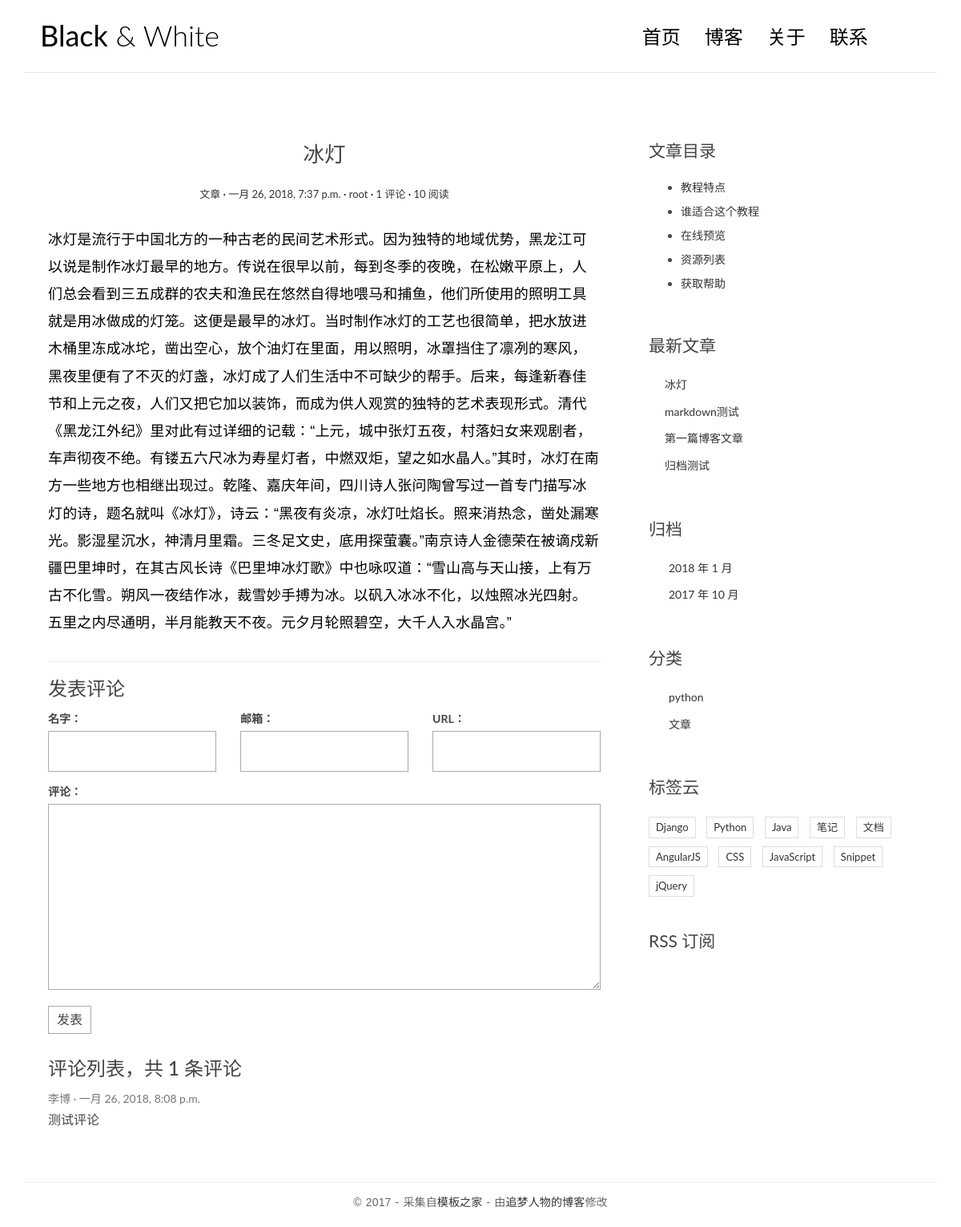
Page /post/5/ on the earlier database version.
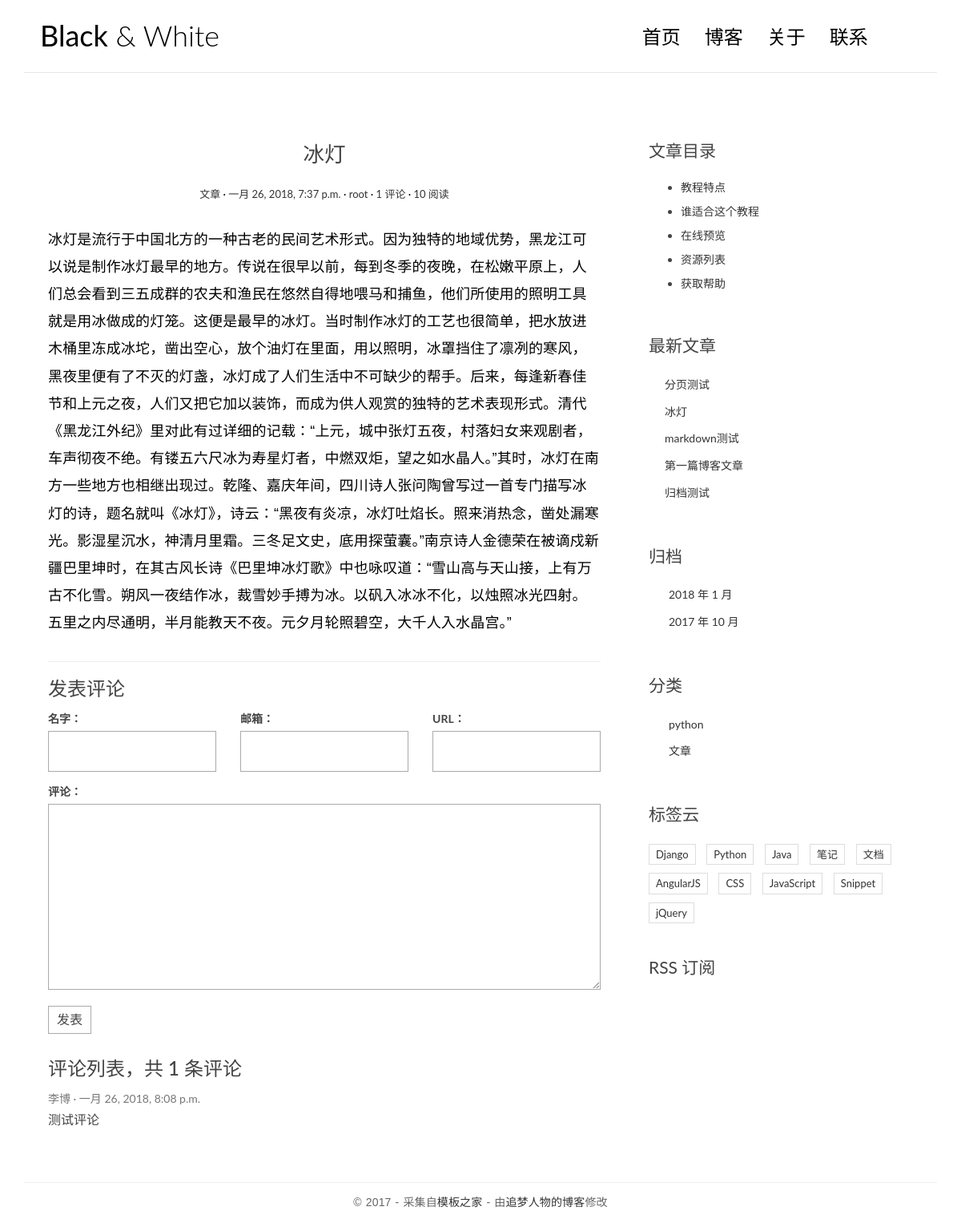
Same page on the later database version.
### comments/models.py (models this page shows, shortened)
class Comment(models.Model):
    name = models.CharField(max_length=100)
    email = models.EmailField(max_length=255)
    url = models.URLField(blank=True)
    text = models.TextField()
    created_time = models.DateTimeField(auto_now_add=True)
    post = models.ForeignKey('blog.Post', on_delete=models.CASCADE)
    class Meta:
        ordering = ['-created_time']

### blog/models.py (models this page shows, shortened)
class Post(models.Model):
    title = models.CharField(max_length=70, verbose_name='标题')
    body = models.TextField(verbose_name='内容')
    created_time = models.DateTimeField(verbose_name='创建时间')
    modified_time = models.DateTimeField(verbose_name='修改时间')
    excerpt = models.CharField(max_length=200, blank=True, verbose_name='摘要')
    category = models.ForeignKey(Category, on_delete=models.CASCADE, verbose_name='分类')
    tags = models.ManyToManyField(Tag, blank=True, verbose_name='标签')
    author = models.ForeignKey(User, on_delete=models.CASCADE, verbose_name='作者')
    views = models.PositiveIntegerField(default=0, editable=False)
    def get_absolute_url(self):
        return reverse('blog:info', kwargs={'pk': self.pk})
    def increase_views(self):
        self.views += 1
        self.save(update_fields=['views'])
    class Meta:
        ordering = ['-created_time']
    def save(self, *args, **kwargs):
        if not self.excerpt:
            md = markdown.Markdown(extensions=[
                'markdown.extensions.extra',
                'markdown.extensions.codehilite',
            ])
            self.excerpt = strip_tags(md.convert(self.body))[:54]
        super(Post, self).save(*args, **kwargs)

class Category(models.Model):
    name = models.CharField(max_length=100)
    def __str__(self):
        return self.name

### blog/views.py (the view)
# urls.py: path('post/<int:pk>/', views.InfoView.as_view(), name='info'),
class InfoView(DetailView):
    model = Post
    template_name = 'blog/info.html'
    context_object_name = 'post'
    def get(self, request, *args, **kwargs):
        response = super(InfoView, self).get(request, *args, **kwargs)
        self.object.increase_views()
        return response
    def get_object(self, queryset=None):
        post = super(InfoView, self).get_object(queryset=None)
        post.body = markdown.markdown(post.body, extensions={
            'markdown.extensions.extra',
            'markdown.extensions.codehilite',
            'markdown.extensions.toc',
        })
        return post
    def get_context_data(self, **kwargs):
        context = super(InfoView, self).get_context_data(**kwargs)
        form = CommentForm()
        comment_list = self.object.comment_set.all()
        context.update({
            'form': form,
            'comment_list': comment_list
        })
        return context

### comments/forms.py
class CommentForm(forms.ModelForm):
    class Meta:
        model = Comment
        fields = ['name', 'email', 'url', 'text']

### blog/templatetags/blog_tags.py (called while the page is built)
@register.simple_tag
def get_recent_posts(num=5):
    return Post.objects.all()[:num]

@register.simple_tag
def archives():
    return Post.objects.dates('created_time', 'month', order='DESC')

@register.simple_tag
def get_categories():
    return Category.objects.all()

### blog/templates/blog/info.html (shortened to what this page needs)
{% extends 'blog/base.html' %}
{% block main %}
<article class="post post-1">
    <header class="entry-header">
        <h1 class="entry-title">{{ post.title }}</h1>
        <div class="entry-meta">
            <span class="post-category"><a href="#">{{ post.category }}</a></span>
            <span class="post-date"><a href="#"><time class="entry-date"
                                                      datetime="{{ post.created_time }}">{{ post.created_time }}</time></a></span>
            <span class="post-author"><a href="#">{{ post.author }}</a></span>
            <span class="comments-link"><a href="#">{{ post.comment_set.count }} 评论</a></span>
            <span class="views-count"><a href="#">{{ post.views }} 阅读</a></span>
        </div>
    </header>
    <div class="entry-content clearfix">
        {{ post.body|safe }}
    </div>
</article>
<section class="comment-area" id="comment-area">
    <hr>
    <h3>发表评论</h3>
    <form action="{% url 'comments:post_comment' post.pk %}" method="post" class="comment-form">
        <div class="row">
            <div class="col-md-4">
                <label for="{{ form.name.id_for_label }}">名字：</label>
                {{ form.name }}
            </div>
            <div class="col-md-4">
                <label for="{{ form.email.id_for_label }}">邮箱：</label>
                {{ form.email }}
            </div>
            <div class="col-md-4">
                <label for="{{ form.url.id_for_label }}">URL：</label>
                {{ form.url }}
            </div>
            <div class="col-md-12">
                <label for="{{ form.text.id_for_label }}">评论：</label>
                {{ form.text }}
                <button type="submit" class="comment-btn">发表</button>
            </div>
        </div>
    </form>
    <div class="comment-list-panel">
        <h3>评论列表，共 <span>{{ post.comment_set.count }}</span> 条评论</h3>
        <ul class="comment-list list-unstyled">
            {% for comment in comment_list %}
            <li class="comment-item">
                <span class="nickname">{{ comment.name }}</span>
                <time class="submit-date">{{ comment.created_time }}</time>
                <div class="text">
                    {{ comment.text }}
                </div>
            </li>
            {% empty %}
            暂无评论！
            {% endfor %}
        </ul>
    </div>
</section>
{% endblock main %}
{% block toc %}
<div class="widget widget-content">
    <h3 class="widget-title">文章目录</h3>
    <ul>
        <li>
            <a href="#">教程特点</a>
        </li>
        <li>
            <a href="#">谁适合这个教程</a>
        </li>
        <li>
            <a href="#">在线预览</a>
        </li>
        <li>
            <a href="#">资源列表</a>
        </li>
        <li>
            <a href="#">获取帮助</a>
        </li>
    </ul>
</div>
{% endblock toc %}

### blog/templates/blog/base.html (shortened to what the changed rows need)
{% load staticfiles %}
{% load blog_tags %}
<!DOCTYPE html>
<html>
<head>
    <link rel="stylesheet" href="{% static 'css/bootstrap.min.css' %}">
    <link rel="stylesheet" href="http://code.ionicframework.com/ionicons/2.0.1/css/ionicons.min.css">
    <link rel="stylesheet" href="{% static 'css/pace.css' %}">
    <link rel="stylesheet" href="{% static 'css/custom.css' %}">
    <link rel="stylesheet" href="{% static 'css/highlights/github.css' %}">
</head>
<body>
<div class="container">
    <header id="site-header">
        <div class="row">
            <div class="col-md-4 col-sm-5 col-xs-8">
                <div class="logo">
                    <h1><a href="{% url 'blog:index' %}"><b>Black</b> &amp; White</a></h1>
                </div>
            </div>
        </div>
    </header>
</div>
<div class="content-body">
    <div class="container">
        <div class="row">
            <main class="col-md-8">
                {% block main %}
                {% endblock main %}
            </main>
            <aside class="col-md-4">
                <div class="widget widget-recent-posts">
                    {% get_recent_posts as recent_post_list %}
                    <ul>
                        {% for post in recent_post_list %}
                        <li>
                            <a href="{{ post.get_absolute_url }}">{{ post.title }}</a>
                        </li>
                        {% empty %}
                        暂无文章！
                        {% endfor %}
                    </ul>
                </div>
                <div class="widget widget-archives">
                    {% archives as date_list %}
                    <ul>
                        {% for date in date_list %}
                        <li>
                            <a href="{% url 'blog:archives' date.year date.month %}">{{ date.year }} 年 {{ date.month }} 月</a>
                        </li>
                        {% empty %}
                        暂无归档！
                        {% endfor %}
                    </ul>
                </div>
                <div class="widget widget-category">
                    {% get_categories as category_list %}
                    <ul>
                        {% for category in category_list %}
                        <li>
                            <a href="{% url 'blog:category' category.pk %}">{{ category.name }} </a>
                        </li>
                        {% empty %}
                        暂无分类！
                        {% endfor %}
                    </ul>
                </div>
            </aside>
        </div>
    </div>
</div>
</body>
</html>

Differences in the rows shown:
added Post: title "分页测试"
